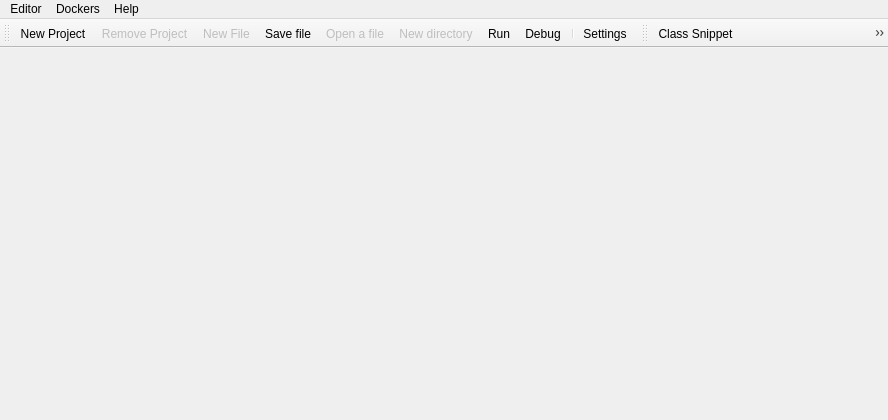
<?xml version="1.0" encoding="UTF-8"?>
<ui version="4.0">
 <class>MainWindow</class>
 <widget class="QMainWindow" name="MainWindow">
  <property name="geometry">
   <rect>
    <x>0</x>
    <y>0</y>
    <width>888</width>
    <height>420</height>
   </rect>
  </property>
  <property name="windowTitle">
   <string>Tiny Python IDE</string>
  </property>
  <property name="tabShape">
   <enum>QTabWidget::Rounded</enum>
  </property>
  <widget class="QWidget" name="centralwidget">
   <layout class="QVBoxLayout" name="verticalLayout_2" stretch="10">
    <property name="spacing">
     <number>0</number>
    </property>
    <property name="leftMargin">
     <number>0</number>
    </property>
    <property name="topMargin">
     <number>0</number>
    </property>
    <property name="rightMargin">
     <number>0</number>
    </property>
    <property name="bottomMargin">
     <number>0</number>
    </property>
    <item>
     <widget class="widgets::DocumentsViewer" name="documents" native="true"/>
    </item>
   </layout>
  </widget>
  <widget class="QMenuBar" name="menubar">
   <property name="geometry">
    <rect>
     <x>0</x>
     <y>0</y>
     <width>888</width>
     <height>22</height>
    </rect>
   </property>
   <widget class="QMenu" name="menu_dockers">
    <property name="title">
     <string>Dockers</string>
    </property>
   </widget>
   <widget class="QMenu" name="menuEditor">
    <property name="title">
     <string>Editor</string>
    </property>
    <widget class="QMenu" name="menutab_size">
     <property name="title">
      <string>tab size</string>
     </property>
     <addaction name="actionTabSize1"/>
     <addaction name="actionTabSize2"/>
     <addaction name="actionTabSize4"/>
     <addaction name="actionTabSize8"/>
     <addaction name="actionTabSize16"/>
    </widget>
    <addaction name="actionShow_whitespaces"/>
    <addaction name="menutab_size"/>
   </widget>
   <widget class="QMenu" name="menuHelp">
    <property name="title">
     <string>Help</string>
    </property>
    <addaction name="separator"/>
    <addaction name="actionAbout_Qt"/>
   </widget>
   <addaction name="menuEditor"/>
   <addaction name="menu_dockers"/>
   <addaction name="menuHelp"/>
  </widget>
  <widget class="QStatusBar" name="statusbar">
   <property name="sizeGripEnabled">
    <bool>false</bool>
   </property>
  </widget>
  <widget class="QToolBar" name="toolBar">
   <property name="windowTitle">
    <string>toolBar</string>
   </property>
   <attribute name="toolBarArea">
    <enum>TopToolBarArea</enum>
   </attribute>
   <attribute name="toolBarBreak">
    <bool>false</bool>
   </attribute>
   <addaction name="actionNewProject"/>
   <addaction name="actionDelProject"/>
   <addaction name="actionNewFile"/>
   <addaction name="actionSave"/>
   <addaction name="actionOpenFile"/>
   <addaction name="actionNew_directory"/>
   <addaction name="actionRun"/>
   <addaction name="actionDebug"/>
   <addaction name="separator"/>
   <addaction name="actionSettings"/>
  </widget>
  <widget class="QToolBar" name="snippets_toolbar">
   <property name="windowTitle">
    <string>toolBar_2</string>
   </property>
   <attribute name="toolBarArea">
    <enum>TopToolBarArea</enum>
   </attribute>
   <attribute name="toolBarBreak">
    <bool>false</bool>
   </attribute>
   <addaction name="actionClassSnippet"/>
   <addaction name="actionClassFunctionSnippet"/>
   <addaction name="actionPropertySnippet"/>
   <addaction name="actionFunctionSnippet"/>
   <addaction name="actionCaseSnippet"/>
   <addaction name="actionLoopSequenceSnippet"/>
   <addaction name="actionLoopMapSnippet"/>
  </widget>
  <action name="actionRun">
   <property name="icon">
    <iconset resource="icons.qrc">
     <normaloff>:/app_data/icons/gtk-media-play-ltr.svg</normaloff>:/app_data/icons/gtk-media-play-ltr.svg</iconset>
   </property>
   <property name="text">
    <string>Run</string>
   </property>
   <property name="toolTip">
    <string>Run script</string>
   </property>
  </action>
  <action name="actionDebug">
   <property name="icon">
    <iconset resource="icons.qrc">
     <normaloff>:/app_data/icons/go-last.svg</normaloff>:/app_data/icons/go-last.svg</iconset>
   </property>
   <property name="text">
    <string>Debug</string>
   </property>
   <property name="toolTip">
    <string>Debug script</string>
   </property>
  </action>
  <action name="actionShow_whitespaces">
   <property name="icon">
    <iconset resource="icons.qrc">
     <normaloff>:/app_data/icons/edit-select-all.svg</normaloff>:/app_data/icons/edit-select-all.svg</iconset>
   </property>
   <property name="text">
    <string>Show whitespaces</string>
   </property>
   <property name="toolTip">
    <string>Show whitespaces</string>
   </property>
  </action>
  <action name="actionAbout_Qt">
   <property name="icon">
    <iconset resource="icons.qrc">
     <normaloff>:/app_data/icons/help-contents.svg</normaloff>:/app_data/icons/help-contents.svg</iconset>
   </property>
   <property name="text">
    <string>About Qt ...</string>
   </property>
  </action>
  <action name="actionSettings">
   <property name="icon">
    <iconset resource="icons.qrc">
     <normaloff>:/app_data/icons/document-properties.svg</normaloff>:/app_data/icons/document-properties.svg</iconset>
   </property>
   <property name="text">
    <string>Settings</string>
   </property>
   <property name="toolTip">
    <string>Settings</string>
   </property>
  </action>
  <action name="actionOpenFile">
   <property name="enabled">
    <bool>false</bool>
   </property>
   <property name="icon">
    <iconset resource="icons.qrc">
     <normaloff>:/app_data/icons/document-open.svg</normaloff>:/app_data/icons/document-open.svg</iconset>
   </property>
   <property name="text">
    <string>Open a file</string>
   </property>
   <property name="toolTip">
    <string>Open a file</string>
   </property>
  </action>
  <action name="actionClassSnippet">
   <property name="icon">
    <iconset resource="icons.qrc">
     <normaloff>:/app_data/icons/extension.svg</normaloff>:/app_data/icons/extension.svg</iconset>
   </property>
   <property name="text">
    <string>Class Snippet</string>
   </property>
   <property name="toolTip">
    <string>Transform selected text in a class definition</string>
   </property>
  </action>
  <action name="actionClassFunctionSnippet">
   <property name="icon">
    <iconset resource="icons.qrc">
     <normaloff>:/app_data/icons/member_function.svg</normaloff>:/app_data/icons/member_function.svg</iconset>
   </property>
   <property name="text">
    <string>Class Function Snippet</string>
   </property>
   <property name="toolTip">
    <string>Transform selected text in a class member function definition </string>
   </property>
  </action>
  <action name="actionPropertySnippet">
   <property name="icon">
    <iconset resource="icons.qrc">
     <normaloff>:/app_data/icons/tag-new.svg</normaloff>:/app_data/icons/tag-new.svg</iconset>
   </property>
   <property name="text">
    <string>Property Snippet</string>
   </property>
   <property name="toolTip">
    <string>build  properties  from the selected text</string>
   </property>
  </action>
  <action name="actionFunctionSnippet">
   <property name="icon">
    <iconset resource="icons.qrc">
     <normaloff>:/app_data/icons/document-export.svg</normaloff>:/app_data/icons/document-export.svg</iconset>
   </property>
   <property name="text">
    <string>Function snippet</string>
   </property>
   <property name="toolTip">
    <string>build functions defs from selected text</string>
   </property>
  </action>
  <action name="actionCaseSnippet">
   <property name="icon">
    <iconset resource="icons.qrc">
     <normaloff>:/app_data/icons/editcopy.svg</normaloff>:/app_data/icons/editcopy.svg</iconset>
   </property>
   <property name="text">
    <string>Case Snippet</string>
   </property>
   <property name="toolTip">
    <string>build a case statement from the selected text</string>
   </property>
  </action>
  <action name="actionLoopSequenceSnippet">
   <property name="icon">
    <iconset resource="icons.qrc">
     <normaloff>:/app_data/icons/reload.svg</normaloff>:/app_data/icons/reload.svg</iconset>
   </property>
   <property name="text">
    <string>Loop Sequence</string>
   </property>
   <property name="toolTip">
    <string>build a 'for' statement on a sequence from the selected text</string>
   </property>
  </action>
  <action name="actionLoopMapSnippet">
   <property name="icon">
    <iconset resource="icons.qrc">
     <normaloff>:/app_data/icons/gtk-redo-ltr.svg</normaloff>:/app_data/icons/gtk-redo-ltr.svg</iconset>
   </property>
   <property name="text">
    <string>Loop Map</string>
   </property>
   <property name="toolTip">
    <string>build a 'for' statement on a map from the selected text</string>
   </property>
  </action>
  <action name="actionNewProject">
   <property name="icon">
    <iconset resource="icons.qrc">
     <normaloff>:/app_data/icons/address-book-new.svg</normaloff>:/app_data/icons/address-book-new.svg</iconset>
   </property>
   <property name="text">
    <string>New Project</string>
   </property>
   <property name="toolTip">
    <string>Load a project directory</string>
   </property>
  </action>
  <action name="actionNewFile">
   <property name="enabled">
    <bool>false</bool>
   </property>
   <property name="icon">
    <iconset resource="icons.qrc">
     <normaloff>:/app_data/icons/document-new.svg</normaloff>:/app_data/icons/document-new.svg</iconset>
   </property>
   <property name="text">
    <string>New File</string>
   </property>
   <property name="toolTip">
    <string>New File</string>
   </property>
  </action>
  <action name="actionNew_directory">
   <property name="enabled">
    <bool>false</bool>
   </property>
   <property name="icon">
    <iconset resource="icons.qrc">
     <normaloff>:/app_data/icons/add-folder-to-archive.svg</normaloff>:/app_data/icons/add-folder-to-archive.svg</iconset>
   </property>
   <property name="text">
    <string>New directory</string>
   </property>
   <property name="toolTip">
    <string>New directory</string>
   </property>
  </action>
  <action name="actionDelProject">
   <property name="enabled">
    <bool>false</bool>
   </property>
   <property name="icon">
    <iconset resource="icons.qrc">
     <normaloff>:/app_data/icons/address-book-remove.svg</normaloff>:/app_data/icons/address-book-remove.svg</iconset>
   </property>
   <property name="text">
    <string>Remove Project</string>
   </property>
   <property name="toolTip">
    <string>Unload Project</string>
   </property>
  </action>
  <action name="actionSave">
   <property name="icon">
    <iconset resource="icons.qrc">
     <normaloff>:/app_data/icons/document-save.svg</normaloff>:/app_data/icons/document-save.svg</iconset>
   </property>
   <property name="text">
    <string>Save file</string>
   </property>
   <property name="toolTip">
    <string>Save file</string>
   </property>
  </action>
  <action name="actionTabSize1">
   <property name="text">
    <string>1</string>
   </property>
  </action>
  <action name="actionTabSize2">
   <property name="text">
    <string>2</string>
   </property>
  </action>
  <action name="actionTabSize4">
   <property name="text">
    <string>4</string>
   </property>
  </action>
  <action name="actionTabSize8">
   <property name="text">
    <string>8</string>
   </property>
  </action>
  <action name="actionTabSize16">
   <property name="text">
    <string>16</string>
   </property>
  </action>
 </widget>
 <customwidgets>
  <customwidget>
   <class>widgets::DocumentsViewer</class>
   <extends>QWidget</extends>
   <header>widgets/documentsviewer.h</header>
   <container>1</container>
  </customwidget>
 </customwidgets>
 <resources>
  <include location="icons.qrc"/>
 </resources>
 <connections/>
</ui>
